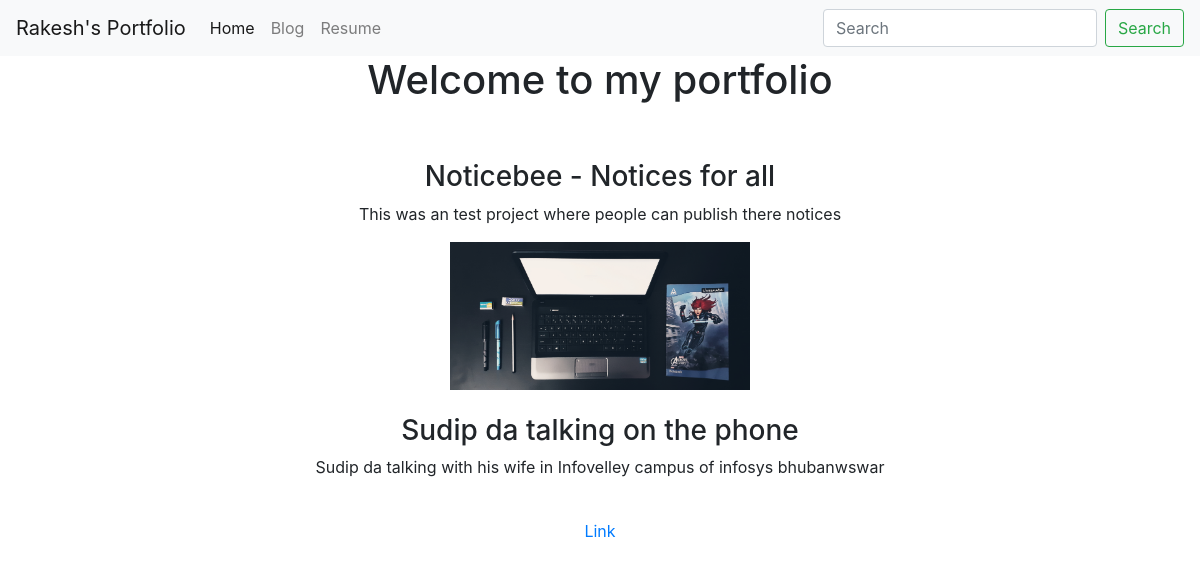
The page / on the database its author committed.
### portfolio/models.py (models this page shows, shortened)
class Project(models.Model):
    title = models.CharField(max_length = 100)
    description = models.CharField(max_length = 500)
    image = models.ImageField(upload_to = 'portfolio/image')
    hyperlink = models.URLField(blank=True)

### portfolio/views.py (the view)
# urls.py: 2. Add a URL to urlpatterns:  path('', views.home, name='home')
def home(request):
    projects = Project.objects.all()
    return render(request, 'portfolio/home.html', {'projects':projects})

### portfolio/templates/portfolio/home.html (shortened to what this page needs)
{% extends 'portfolio/base.html' %}
{% load static %}
{% block 'content' %}
<div class="container text-center">
    <h1>Welcome to my portfolio</h1>
    {% for project in projects %}
        <br><br>
        <h3>{{ project.title }}</h3>
        <p>{{ project.description }}</p>
        <img src="{{ project.image.url }}" alt="" width="300">
        {% if project.hyperlink %}
            <br>
            <a href="{{ project.hyperlink }}" target="_blank">Link</a>
        {% endif %}
    {% endfor %}
{% endblock %}

### rows shown on the page
Project: title "Noticebee - Notices for all", description "This was an test project where people can publish there notices", image (picture)
Project: title "Sudip da talking on the phone", description "Sudip da talking with his wife in Infovelley campus of infosys bhubanwswar"
